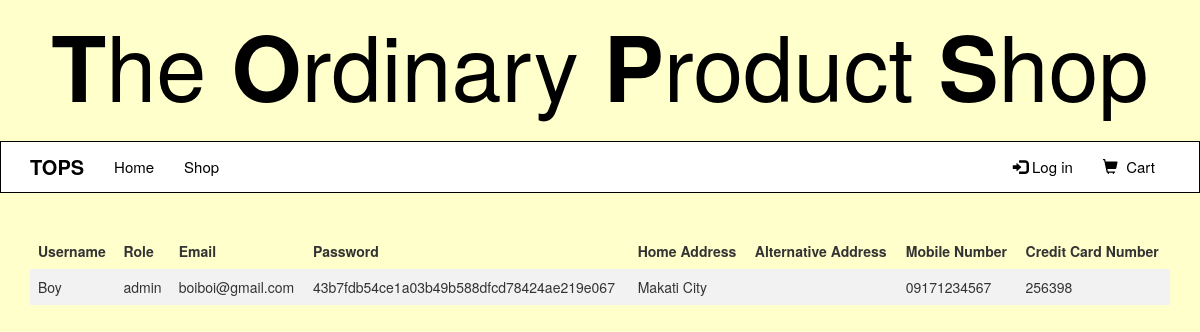
The app's page /viewUser2.php?id=18&name=Boy (signed in) with its own data.
### tables this page shows
CREATE TABLE `users` (
  `id` int(11) NOT NULL,
  `name` varchar(255) NOT NULL,
  `role` varchar(255) NOT NULL,
  `email` varchar(255) NOT NULL,
  `password` varchar(255) NOT NULL,
  `home_address` varchar(255) NOT NULL,
  `alternative_address` varchar(255) NOT NULL,
  `mobile_number` varchar(255) NOT NULL,
  `credit_card_no` varchar(255) NOT NULL
);

### viewUser2.php (the view, shortened to what this page needs)
<?php
include "navbar.php";
?>
	<div class="container">
<?php
$id = $_GET["id"];
include "db_config.php";
$sql = "SELECT * FROM users WHERE id = '$id'";
$result = mysqli_query($conn, $sql);
if(mysqli_num_rows($result)>0){
	while ($row = mysqli_fetch_assoc($result)) {
		echo "<div id='tableuser' style='overflow-x:auto;'>
  <table>
    <tr>
      <th>Username</th>
      <th>Role</th>
      <th>Email</th>
      <th>Password</th>
      <th>Home Address</th>
      <th>Alternative Address</th>
      <th>Mobile Number</th>
      <th>Credit Card Number</th>
    </tr>
    <tr>
      <td>$row[name]</td>
      <td>$row[role]</td>
      <td>$row[email]</td>
      <td>$row[password]</td>
      <td>$row[home_address]</td>
      <td>$row[alternative_address]</td>
      <td>$row[mobile_number]</td>
      <td>$row[credit_card_no]</td>
    </tr>
  </table>
</div>";
	}
}
?>
</div>

### trial/css/style.css (style rules this page uses)
body { background: #ffffcc; }
html, body, .carousel, .carousel-inner, .carousel-inner .item { height: 100%; }
table { border-collapse: collapse; width: 100%; }
th, td { text-align: left; padding: 8px; }
tr:nth-child(even) { background-color: #f2f2f2 }

### records on screen
users: name "Boy", role "admin", email "boiboi@gmail.com", password "43b7fdb54ce1a03b49b588dfcd78424ae219e067", home_address "Makati City", mobile_number "09171234567", credit_card_no "256398"
